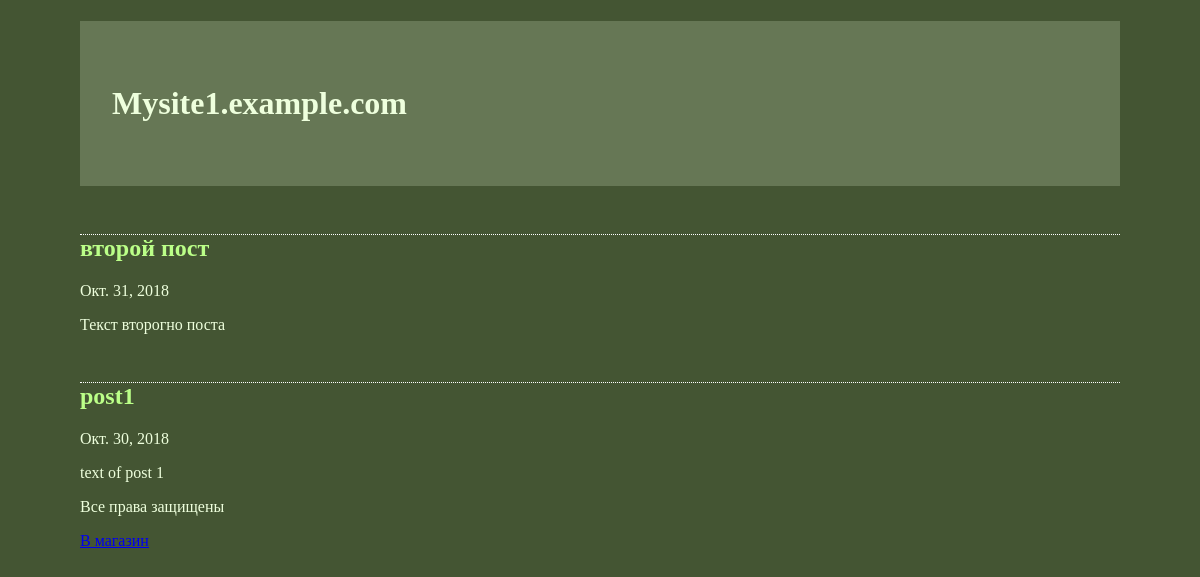
Screenshot of /blog/ with the database file from the repository.
### blog/models.py (models this page shows)
class BlogPost(models.Model):
    title = models.CharField(max_length=200, verbose_name="Заголовок")
    body = models.TextField(verbose_name="Текст")
    timestamp = models.DateTimeField(verbose_name="Дата")
    email = models.EmailField(verbose_name="Электронная почта")
    class Meta:
        ordering = ("-timestamp",)
        verbose_name = 'Пост'
        verbose_name_plural = "Посты"

### blog/views.py (the view)
def archive(request):
    posts = BlogPost.objects.all()
    t = loader.get_template("archive.html")
    c = Context({"posts": posts})
    return HttpResponse(t.render(c))

### templates/archive.html
{% extends "base_blog.html" %}
{% block content %}
{% for post in posts %}
<h2>{{ post.title }}</h2>
<p>{{post.timestamp|date }}</p>
<p>{{ post.body }}</p>
{% endfor %}
{% endblock %}

### templates/base_blog.html (style rules this page uses)
body { color: #efd; background: #453; padding: 0 5em; margin: 0; }
h2 { color: #bf8; border-top: 1px dotted #fff; margin-top: 2em; }
p { margin: 1em 0; }

### rows the page displays
BlogPost: title "второй пост", timestamp "Окт. 31, 2018", body "Текст второгно поста"
BlogPost: title "post1", timestamp "Окт. 30, 2018", body "text of post 1"
